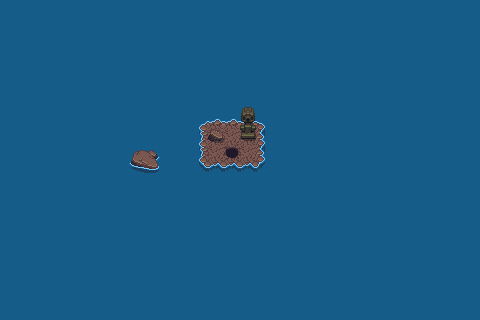

Below is a game level as drawn by its tile map, then a one-line description and the .tmx file that defines it, in full:
An orthogonal 30x20 tile map with 16x16 px tiles, 3 tile layers (Floor, Layer 1, Layer 2).

<map version="1.10" tiledversion="1.11.2" orientation="orthogonal" renderorder="right-down" width="30" height="20" tilewidth="16" tileheight="16" infinite="0" nextlayerid="4" nextobjectid="1">
 <tileset firstgid="1" source="../assets/art/cave.tsx" />
 <layer id="1" name="Floor" width="30" height="20">
  <data encoding="csv">
322,322,322,322,322,322,322,322,322,322,322,322,322,322,322,322,322,322,322,322,322,322,322,322,322,322,322,322,322,322,
322,322,322,322,322,322,322,322,322,322,322,322,322,322,322,322,322,322,322,322,322,322,322,322,322,322,322,322,322,322,
322,322,322,322,322,322,322,322,322,322,322,322,322,322,322,322,322,322,322,322,322,322,322,322,322,322,322,322,322,322,
322,322,322,322,322,322,322,322,322,322,322,322,322,322,322,322,322,322,322,322,322,322,322,322,322,322,322,322,322,322,
322,322,322,322,322,322,322,322,322,322,322,322,322,322,322,322,322,322,322,322,322,322,322,322,322,322,322,322,322,322,
322,322,322,322,322,322,322,322,322,322,322,322,322,322,322,322,322,322,322,322,322,322,322,322,322,322,322,322,322,322,
322,322,322,322,322,322,322,322,322,322,322,322,322,322,322,322,322,322,322,322,322,322,322,322,322,322,322,322,322,322,
322,322,322,322,322,322,322,322,322,322,322,322,322,322,322,322,322,322,322,322,322,322,322,322,322,322,322,322,322,322,
322,322,322,322,322,322,322,322,322,322,322,322,322,322,322,322,322,322,322,322,322,322,322,322,322,322,322,322,322,322,
322,322,322,322,322,322,322,322,322,322,322,322,322,322,322,322,322,322,322,322,322,322,322,322,322,322,322,322,322,322,
322,322,322,322,322,322,322,322,322,322,322,322,322,322,322,322,322,322,322,322,322,322,322,322,322,322,322,322,322,322,
322,322,322,322,322,322,322,322,322,322,322,322,322,322,322,322,322,322,322,322,322,322,322,322,322,322,322,322,322,322,
322,322,322,322,322,322,322,322,322,322,322,322,322,322,322,322,322,322,322,322,322,322,322,322,322,322,322,322,322,322,
322,322,322,322,322,322,322,322,322,322,322,322,322,322,322,322,322,322,322,322,322,322,322,322,322,322,322,322,322,322,
322,322,322,322,322,322,322,322,322,322,322,322,322,322,322,322,322,322,322,322,322,322,322,322,322,322,322,322,322,322,
322,322,322,322,322,322,322,322,322,322,322,322,322,322,322,322,322,322,322,322,322,322,322,322,322,322,322,322,322,322,
322,322,322,322,322,322,322,322,322,322,322,322,322,322,322,322,322,322,322,322,322,322,322,322,322,322,322,322,322,322,
322,322,322,322,322,322,322,322,322,322,322,322,322,322,322,322,322,322,322,322,322,322,322,322,322,322,322,322,322,322,
322,322,322,322,322,322,322,322,322,322,322,322,322,322,322,322,322,322,322,322,322,322,322,322,322,322,322,322,322,322,
322,322,322,322,322,322,322,322,322,322,322,322,322,322,322,322,322,322,322,322,322,322,322,322,322,322,322,322,322,322
</data>
 </layer>
 <layer id="2" name="Layer 1" width="30" height="20">
  <data encoding="csv">
0,0,0,0,0,0,0,0,0,0,0,0,0,0,0,0,0,0,0,0,0,0,0,0,0,0,0,0,0,0,
0,0,0,0,0,0,0,0,0,0,0,0,0,0,0,0,0,0,0,0,0,0,0,0,0,0,0,0,0,0,
0,0,0,0,0,0,0,0,0,0,0,0,0,0,0,0,0,0,0,0,0,0,0,0,0,0,0,0,0,0,
0,0,0,0,0,0,0,0,0,0,0,0,0,0,0,0,0,0,0,0,0,0,0,0,0,0,0,0,0,0,
0,0,0,0,0,0,0,0,0,0,0,0,0,0,0,0,0,0,0,0,0,0,0,0,0,0,0,0,0,0,
0,0,0,0,0,0,0,0,0,0,0,0,0,0,0,0,0,0,0,0,0,0,0,0,0,0,0,0,0,0,
0,0,0,0,0,0,0,0,0,0,0,0,0,0,0,0,0,0,0,0,0,0,0,0,0,0,0,0,0,0,
0,0,0,0,0,0,0,0,0,0,0,0,284,362,362,362,285,0,0,0,0,0,0,0,0,0,0,0,0,0,
0,0,0,0,0,0,0,0,0,0,0,0,323,128,128,128,321,0,0,0,0,0,0,0,0,0,0,0,0,0,
0,0,0,0,0,0,0,0,290,291,0,0,323,128,128,128,321,0,0,0,0,0,0,0,0,0,0,0,0,0,
0,0,0,0,0,0,0,0,330,331,0,0,324,282,282,282,325,0,0,0,0,0,0,0,0,0,0,0,0,0,
0,0,0,0,0,0,0,0,0,0,0,0,0,0,0,0,0,0,0,0,0,0,0,0,0,0,0,0,0,0,
0,0,0,0,0,0,0,0,0,0,0,0,0,0,0,0,0,0,0,0,0,0,0,0,0,0,0,0,0,0,
0,0,0,0,0,0,0,0,0,0,0,0,0,0,0,0,0,0,0,0,0,0,0,0,0,0,0,0,0,0,
0,0,0,0,0,0,0,0,0,0,0,0,0,0,0,0,0,0,0,0,0,0,0,0,0,0,0,0,0,0,
0,0,0,0,0,0,0,0,0,0,0,0,0,0,0,0,0,0,0,0,0,0,0,0,0,0,0,0,0,0,
0,0,0,0,0,0,0,0,0,0,0,0,0,0,0,0,0,0,0,0,0,0,0,0,0,0,0,0,0,0,
0,0,0,0,0,0,0,0,0,0,0,0,0,0,0,0,0,0,0,0,0,0,0,0,0,0,0,0,0,0,
0,0,0,0,0,0,0,0,0,0,0,0,0,0,0,0,0,0,0,0,0,0,0,0,0,0,0,0,0,0,
0,0,0,0,0,0,0,0,0,0,0,0,0,0,0,0,0,0,0,0,0,0,0,0,0,0,0,0,0,0
</data>
 </layer>
 <layer id="3" name="Layer 2" width="30" height="20">
  <data encoding="csv">
0,0,0,0,0,0,0,0,0,0,0,0,0,0,0,0,0,0,0,0,0,0,0,0,0,0,0,0,0,0,
0,0,0,0,0,0,0,0,0,0,0,0,0,0,0,0,0,0,0,0,0,0,0,0,0,0,0,0,0,0,
0,0,0,0,0,0,0,0,0,0,0,0,0,0,0,0,0,0,0,0,0,0,0,0,0,0,0,0,0,0,
0,0,0,0,0,0,0,0,0,0,0,0,0,0,0,0,0,0,0,0,0,0,0,0,0,0,0,0,0,0,
0,0,0,0,0,0,0,0,0,0,0,0,0,0,0,0,0,0,0,0,0,0,0,0,0,0,0,0,0,0,
0,0,0,0,0,0,0,0,0,0,0,0,0,0,0,0,0,0,0,0,0,0,0,0,0,0,0,0,0,0,
0,0,0,0,0,0,0,0,0,0,0,0,0,0,0,9,0,0,0,0,0,0,0,0,0,0,0,0,0,0,
0,0,0,0,0,0,0,0,0,0,0,0,0,0,0,49,0,0,0,0,0,0,0,0,0,0,0,0,0,0,
0,0,0,0,0,0,0,0,0,0,0,0,0,166,0,89,0,0,0,0,0,0,0,0,0,0,0,0,0,0,
0,0,0,0,0,0,0,0,0,0,0,0,0,0,161,0,0,0,0,0,0,0,0,0,0,0,0,0,0,0,
0,0,0,0,0,0,0,0,0,0,0,0,0,0,0,0,0,0,0,0,0,0,0,0,0,0,0,0,0,0,
0,0,0,0,0,0,0,0,0,0,0,0,0,0,0,0,0,0,0,0,0,0,0,0,0,0,0,0,0,0,
0,0,0,0,0,0,0,0,0,0,0,0,0,0,0,0,0,0,0,0,0,0,0,0,0,0,0,0,0,0,
0,0,0,0,0,0,0,0,0,0,0,0,0,0,0,0,0,0,0,0,0,0,0,0,0,0,0,0,0,0,
0,0,0,0,0,0,0,0,0,0,0,0,0,0,0,0,0,0,0,0,0,0,0,0,0,0,0,0,0,0,
0,0,0,0,0,0,0,0,0,0,0,0,0,0,0,0,0,0,0,0,0,0,0,0,0,0,0,0,0,0,
0,0,0,0,0,0,0,0,0,0,0,0,0,0,0,0,0,0,0,0,0,0,0,0,0,0,0,0,0,0,
0,0,0,0,0,0,0,0,0,0,0,0,0,0,0,0,0,0,0,0,0,0,0,0,0,0,0,0,0,0,
0,0,0,0,0,0,0,0,0,0,0,0,0,0,0,0,0,0,0,0,0,0,0,0,0,0,0,0,0,0,
0,0,0,0,0,0,0,0,0,0,0,0,0,0,0,0,0,0,0,0,0,0,0,0,0,0,0,0,0,0
</data>
 </layer>
</map>
